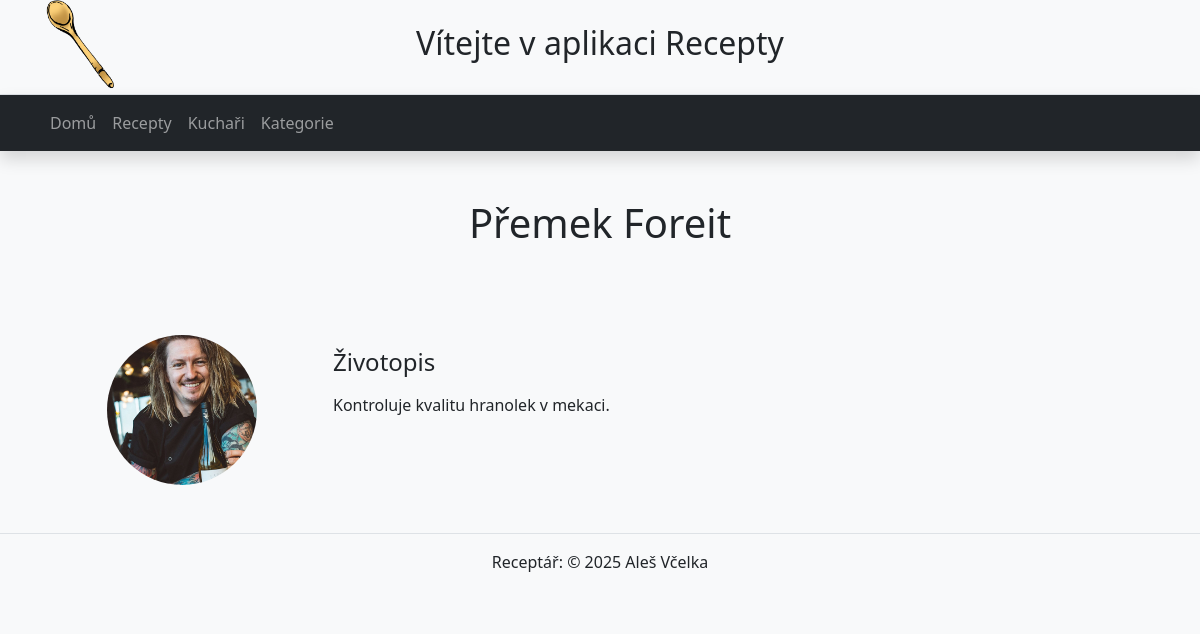
The page /kuchari/2/ on the database its author committed.
### library/models.py (models this page shows, shortened)
class Kuchar(models.Model):
    jmeno = models.CharField(max_length=80, verbose_name='Jméno kuchaře', help_text='Zadejte jméno kuchaře')
    prijmeni = models.CharField(max_length=50, verbose_name='Příjmení kuchaře', help_text='Zadejte příjmení kuchaře')
    biografie = models.TextField(blank=True, verbose_name='Životopis')
    fotografie = models.ImageField(upload_to='kuchari/', verbose_name='Fotografie', blank=True, null=True)
    class Meta:
        ordering = ['prijmeni', 'jmeno']
        verbose_name = 'Kuchař'
        verbose_name_plural = 'Kuchaři'

### library/views.py (the view)
# urls.py: path('kuchari/<int:pk>/', views.kuchar_detail, name='kuchar_detail'),
def kuchar_detail(request, pk):
    kuchar = get_object_or_404(Kuchar, pk=pk)
    recepty = Recept.objects.filter(kuchar=kuchar)
    return render(request, 'library/kuchar_detail.html', {
        'kuchar': kuchar,
        'recepty': recepty
    })

### library/templates/library/kuchar_detail.html (shortened to what this page needs)
{% extends 'base.html' %}
{% load static %}
{% block content %}
<div class="container mt-5">
    <h1 class="text-center mb-5">{{ kuchar.jmeno }} {{ kuchar.prijmeni }}</h1>
    <div class="row align-items-center mb-5">
        <div class="col-md-3 text-center mb-3 mb-md-0">
            {% if kuchar.fotografie %}
            <img src="{{ kuchar.fotografie.url }}" alt="{{ kuchar.jmeno }}" class="rounded-photo">
            {% else %}
            <img src="{% static 'img/default.png' %}" alt="Default" class="rounded-photo">
            {% endif %}
        </div>
        <div class="col-md-9">
            <h4 class="mb-3">Životopis</h4>
            <p>{{ kuchar.biografie }}</p>
        </div>
    </div>
</div>
{% endblock %}

### library/static/css/styles.css (style rules this page uses)
body { background-color: #f8f9fa; font-family: 'Segoe UI', sans-serif; }
.rounded-photo { height: 200px; width: 200px; object-fit: cover; border-radius: 50%; margin-top: 40px; }

### library/templates/library/kuchar_detail.html (style rules this page uses)
.rounded-photo { height: 150px; width: 150px; object-fit: cover; border-radius: 50%; }

### rows shown on the page
Kuchar: jmeno "Přemek", prijmeni "Foreit", fotografie (picture), biografie "Kontroluje kvalitu hranolek v mekaci."
